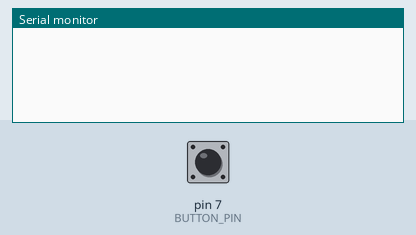
Recording of a sketch running on a simulated Arduino Uno, built with avr-gcc and run on an emulated ATmega328P. On the bench: the last lines printed to the serial monitor. Inputs (shaded band) come from the test bench; at power-on: pin 7 (BUTTON_PIN) LOW.

Above: at 1.2 s.
1.3 s: pin 7 (BUTTON_PIN) pulled HIGH for 0.15 s
At 2.6 s:
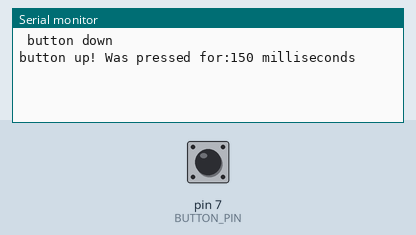
2.9 s: pin 7 (BUTTON_PIN) pulled HIGH for 1 s
At 3.7 s:
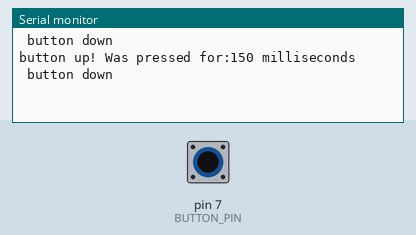
5.4 s: pin 7 (BUTTON_PIN) pulled HIGH for 0.15 s
At 7.0 s:
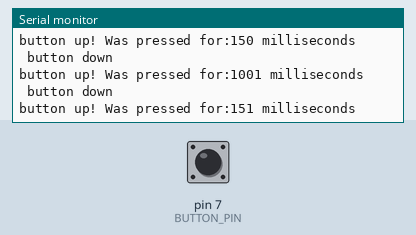

The sketch:

sketch_14_buttonDebounce_Manual.ino
```cpp
/*Debounce a button without using delays
*/
#define BUTTON_PIN 7
int prev_state = 0;
int current_state = 0;
unsigned long last_pressed_down = 0;

void setup() {
  // put your setup code here, to run once:
  pinMode(BUTTON_PIN, INPUT);
  prev_state = digitalRead(BUTTON_PIN);

  Serial.begin(115200);

}

void loop() {
  // put your main code here, to run repeatedly:
  current_state = digitalRead(BUTTON_PIN);
  if(prev_state != current_state)
  {
    if(prev_state == LOW && current_state == HIGH)
    {
      last_pressed_down = millis();
      Serial.println(" button down");

    }
    else if(prev_state == HIGH && current_state == LOW)
    {
      Serial.print("button up! Was pressed for:");
      Serial.print(millis()-last_pressed_down);
      Serial.println(" milliseconds");
    }
  }

  prev_state = current_state;
}
```

Measured:
- after the input at 1.3 s, the serial monitor: prints a new line at once (image 1)
- after the input at 5.4 s, the serial monitor: prints a new line after 0.15 s (image 3)
